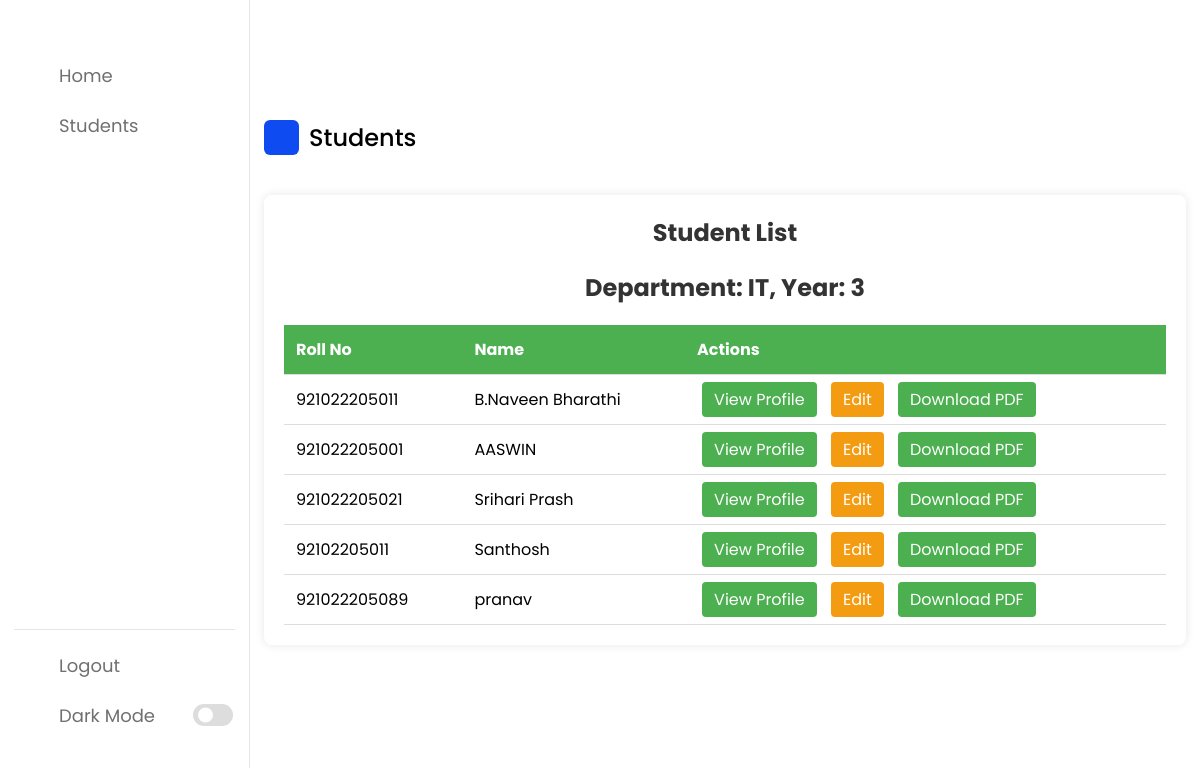
The app's page /staff_dashboard/student_list.php (signed in) with its own data.
### tables this page shows
CREATE TABLE `staff` (
  `id` int(11) NOT NULL,
  `name` varchar(255) NOT NULL,
  `staff_id` varchar(50) NOT NULL,
  `department` varchar(100) DEFAULT NULL,
  `year` int(11) DEFAULT NULL,
  `branch` varchar(100) DEFAULT NULL,
  `email` varchar(255) NOT NULL,
  `password` varchar(255) NOT NULL,
  `profile_photo` varchar(255) DEFAULT NULL
);

CREATE TABLE `students` (
  `id` int(11) NOT NULL,
  `name` varchar(255) NOT NULL,
  `profile_photo` varchar(255) DEFAULT NULL,
  `dob` date DEFAULT NULL,
  `roll_no` varchar(50) NOT NULL,
  `sex` enum('Male','Female','Other') DEFAULT NULL,
  `password` varchar(255) NOT NULL,
  `branch` varchar(100) DEFAULT NULL,
  `department` varchar(100) DEFAULT NULL,
  `year` int(11) DEFAULT NULL,
  `semester` int(11) DEFAULT NULL,
  `place_of_birth` varchar(255) DEFAULT NULL,
  `blood_group` varchar(10) DEFAULT NULL,
  `religion` varchar(50) DEFAULT NULL,
  `community` varchar(50) DEFAULT NULL,
  `mother_tongue` varchar(50) DEFAULT NULL,
  `reference_persons` text DEFAULT NULL,
  `personal_identifications` text DEFAULT NULL,
  `email` varchar(255) NOT NULL,
  `phone` varchar(20) DEFAULT NULL,
  `mother_name` varchar(255) DEFAULT NULL,
  `mother_age` int(11) DEFAULT NULL,
  `mother_phone` varchar(20) DEFAULT NULL,
  `father_name` varchar(255) DEFAULT NULL,
  `father_age` int(11) DEFAULT NULL,
  `father_phone` varchar(20) DEFAULT NULL,
  `family_photo` varchar(255) DEFAULT NULL,
  `disciplinary_issues` text DEFAULT NULL,
  `address_detail` text DEFAULT NULL,
  `linkedin_link` varchar(255) DEFAULT NULL,
  `github_link` varchar(255) DEFAULT NULL,
  `skills` longtext DEFAULT NULL CHECK (json_valid(`skills`)),
  `caste` varchar(100) DEFAULT NULL,
  `age` text DEFAULT NULL,
  `mother_occupation` varchar(500) DEFAULT NULL,
  `father_occupation` varchar(500) DEFAULT NULL
);

### staff_dashboard/student_list.php (the view, shortened to what this page needs)
<?php
include("../resources/connection.php");
$staff_id = $_SESSION['staff_id'];
$staff_query = "SELECT department, year FROM staff WHERE staff_id = ?";
$stmt = $conn->prepare($staff_query);
$stmt->bind_param("i", $staff_id);
$stmt->execute();
if (!$stmt->execute()) {
    die("Error executing staff query: " . $stmt->error);
}
$stmt->bind_result($staff_department, $staff_year);
$student_query = "SELECT roll_no, name FROM students WHERE department = ? AND year = ?";
$stmt = $conn->prepare($student_query);
$stmt->bind_param("si", $staff_department, $staff_year);
if (!$stmt->execute()) {
    die("Error executing student query: " . $stmt->error);
}
$result = $stmt->get_result();
?>
<!DOCTYPE html>
<html lang="en">
<head>
    <link rel="stylesheet" href="../static/dash/style.css">
    <link rel="stylesheet" href="../static/staffdash/custom.css">
    <link rel="stylesheet" href="https://unicons.iconscout.com/release/v4.0.0/css/line.css">
</head>
<body>
<?php include("./sidebar.php") ?>
<div class="dash-content">
    <div class="overview">
        <div class="title">
            <i class="uil uil-user"></i>
            <span class="text">Students</span>
        </div>
        <div class="container">
            <h1>Student List</h1>
            <h1>Department: <?php echo htmlspecialchars($staff_department); ?>, Year: <?php echo htmlspecialchars($staff_year); ?></h1>
            <table>
                <thead>
                    <tr>
                        <th>Roll No</th>
                        <th>Name</th>
                        <th>Actions</th>
                    </tr>
                </thead>
                <tbody>
                    <?php while ($row = $result->fetch_assoc()): ?>
                        <tr>
                            <td><?php echo htmlspecialchars($row['roll_no']); ?></td>
                            <td><?php echo htmlspecialchars($row['name']); ?></td>
                            <td>
                                <a href="student_view.php?roll_no=<?php echo urlencode($row['roll_no']); ?>" class="action-btn">View Profile</a>
                                <a href="student_edit.php?roll_no=<?php echo urlencode($row['roll_no']); ?>" class="action-btn" style="background-color: #f39c12;">Edit</a>
                                <a href="student_report_pdf.php?student_report_pdf=true&roll_no=<?php echo htmlspecialchars($row['roll_no']); ?>" class="action-btn">Download PDF</a>
                                </tr>
                    <?php endwhile; ?>
                </tbody>
            </table>
        </div>
    </div>
</div>
</body>
</html>

### static/dash/style.css (style rules this page uses)
* { margin: 0; padding: 0; box-sizing: border-box; font-family: 'Poppins', sans-serif; }
:root { --primary-color: #0E4BF1; --panel-color: #FFF; --text-color: #000; --black-light-color: #707070; --border-color: #e6e5e5; --toggle-color: #DDD; --box1-color: #4DA3FF; --box2-color: #FFE6AC; --box3-color: #E7D1FC; --title-icon-color: #fff; --tran-05: all 0.5s ease; --tran-03: all 0.3s ease; --tran-03: all 0.2s ease; }
body { min-height: 100vh; background-color: var(--primary-color); }
.dashboard .dash-content { padding-top: 50px; }
.dash-content .title { display: flex; align-items: center; margin: 60px 0 30px 0; }
.dash-content .title i { position: relative; height: 35px; width: 35px; background-color: var(--primary-color); border-radius: 6px; color: var(--title-icon-color); display: flex; align-items: center; justify-content: center; font-size: 24px; }
.dash-content .title .text { font-size: 24px; font-weight: 500; color: var(--text-color); margin-left: 10px; }

### static/staffdash/custom.css (style rules this page uses)
.container { width: 100%; max-width: 1180px; margin: 0 auto; }

### staff_dashboard/student_list.php (style rules this page uses)
.container { max-width: 1100px; margin: 40px auto; padding: 20px; background-color: #ffffff; box-shadow: 0px 0px 10px rgba(0, 0, 0, 0.1); border-radius: 8px; }
h1 { text-align: center; color: #333; margin-bottom: 20px; }
table { width: 100%; border-collapse: collapse; }
th, td { padding: 12px; text-align: left; border-bottom: 1px solid #dddddd; }
th { background-color: #4CAF50; color: white; }
.action-btn { padding: 6px 12px; margin: 0 5px; color: white; background-color: #4CAF50; border: none; border-radius: 4px; cursor: pointer; text-decoration: none; }

### records on screen
staff: department "IT", year "3"
students: roll_no "921022205011", name "B.Naveen Bharathi"
students: roll_no "921022205001", name "AASWIN"
students: roll_no "921022205021", name "Srihari Prash"
students: roll_no "92102205011", name "Santhosh"
students: roll_no "921022205089", name "pranav"
